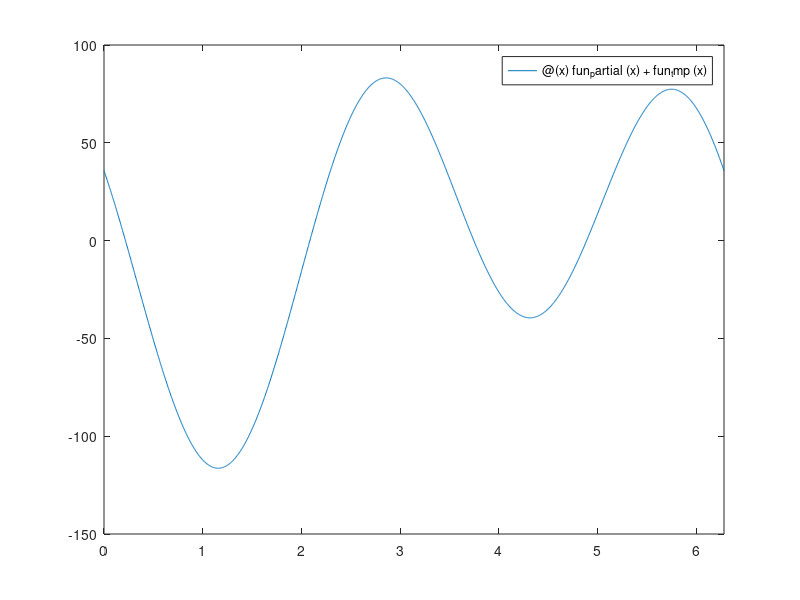
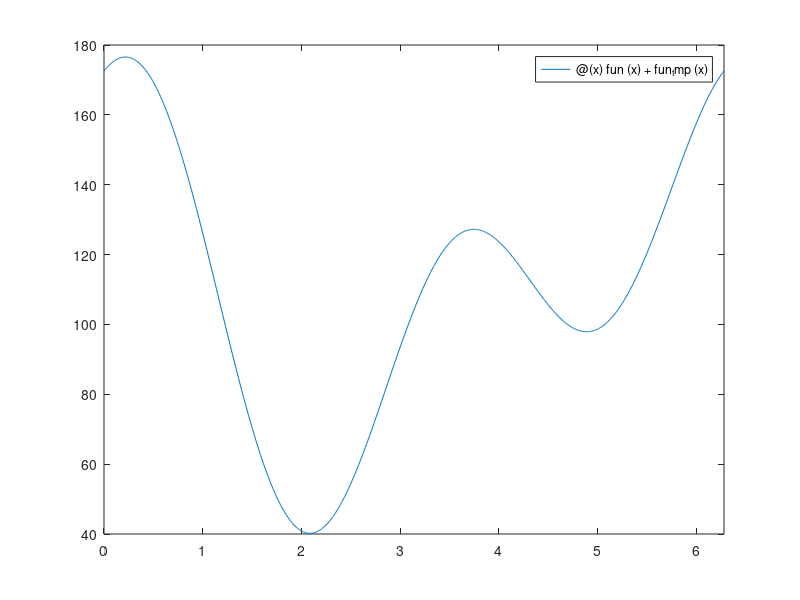

These charts were generated, in order, by the following MATLAB code: (Note: this script raises an error after producing the figures.)

clear

  nTR    = 3;
  nvoxel = 5;
  nsubj  = 3;
  N=1
  %use generateSij to precompute S 
  S_datapath = '/mnt/cd/fastscratch/pohsuan/tmp_S_matrix/'
  G_datapath = '/mnt/cd/fastscratch/pohsuan/tmp_G_matrix/'
  Q_datapath = '/mnt/cd/fastscratch/pohsuan/tmp_Q_matrix/'

  clear X

  options.random_seed = 1;
  rng(options.random_seed);
  
  X = zeros(nTR,nvoxel,nsubj);
  S = zeros(nvoxel,nvoxel,nsubj,nTR); 
  Q = zeros(nvoxel,nvoxel,nsubj);
  G = zeros(nvoxel,nvoxel,nTR);

  for i=1:nsubj,
    fprintf('generating Q%d\n',i)
%    Q(:,:,i) = orth(randn(nvoxel,nvoxel));
    Q(:,:,i) = eye(nvoxel,nvoxel);

    X(:,:,i) = randn(nTR,nvoxel);
    for t=1:nTR
      S(:,:,i,t) = X(t,:,i)'*X(t,:,i);
    end
  end
  obj_val = zeros(nsubj,1);
  G_diff = 0;
  for t=1:nTR,
    fprintf(['calculate G' num2str(t) '\n']);
    for i=1:nsubj,
      G(:,:,t) = G(:,:,t) + Q(:,:,i)'*S(:,:,i,t)*Q(:,:,i);
    end
    G_diff = G_diff + norm(G(:,:,t),'fro');
  end
  
  for i=1:nsubj
     for t=1:nTR
        obj_val(i) = obj_val(i) + trace(Q(:,:,i)'*S(:,:,i,t)*Q(:,:,i)*G(:,:,t));
     end
  end
  

  fprintf('G_diff %f\n', G_diff);
  count = 0;
  while G_diff>1e-2
    G
    Q
    count = count+1;
    fprintf('=======================================\n');
    fprintf('%dth obj_val= %d, %d, %d\n',count,obj_val(1),obj_val(2),obj_val(3));
    fprintf('G_diff %f\n', G_diff);

    G_tmp = G;

    for i=1:nsubj,
      fprintf('----subject %d----\n',i);
      %fprintf('Calculate D%d \n',i);
      [U,D,V]=svd(Q(:,:,i),'econ');
      SG = zeros(nvoxel,nvoxel);
      %fprintf('Calculate SG\n');
      for t=1:nTR
        SG = SG + (U'*S(:,:,i,t)*U) .* (V'*G(:,:,t)*V);
        assert(norm(SG-SG','fro')<1e-3,'SG not symmetric')
      end
      %fprintf('Finshed Calculate SG\n'); 
      %fprintf('solve sdp\n');
      
      SD=SG(:,1);
      SD= sign(SD(1))*SD;
      D=diag(sign(SD));
      
      W = eye(nvoxel,nvoxel);
      for n=1:N %N is the amount of pivot
        %fprintf('%d/%d for rotation pivot\n',n,N);
        GS = zeros(nvoxel,nvoxel);
        %fprintf('Calculate GS\n');
        for t=1:nTR
          GS = GS + (D*V'*G(:,:,t)*V*D')*(W'*U'*S(:,:,i,t)*U*W);
        end
        %[p q] = argmax |GS(p,q)-GS(q,p)|
        GS_tmp = GS - GS';
        %[sortedValues,sortIndex] = sort(GS_tmp(:),'descend');
        %idx_count = 1;
        %p = mod((sortIndex(idx_count)-1),nvoxel)+1;
        %q = floor((sortIndex(idx_count)-1)/nvoxel)+1;
        %while(p==q) 
        %    idx_count = idx_count +1;
        %    p = mod((sortIndex(idx_count)-1),nvoxel)+1;
        %    q = floor((sortIndex(idx_count)-1)/nvoxel)+1;
        %end
        [C I] = max(GS_tmp);
        [C q] = max(max(GS_tmp));
        p = I(q);
        %solve partial f / partial theta =0 to get 4 roots
        eq = zeros(nvoxel,1);
        eq(q,1) = 1;
        ep = zeros(nvoxel,1);
        ep(p,1) = 1;
        Z = eq*ep' - ep*eq';
        
        
        %ZSG = zeros(nvoxel,nvoxel);
        %ZZSG = zeros(nvoxel,nvoxel);
        %ZSZG= zeros(nvoxel,nvoxel);
        %ZZSZG= zeros(nvoxel,nvoxel);
        %ZSZZG= zeros(nvoxel,nvoxel);
        %ZZSZZG= zeros(nvoxel,nvoxel);
        %SZG= zeros(nvoxel,nvoxel);
        %SZZG= zeros(nvoxel,nvoxel);
        %ZZSZZG= zeros(nvoxel,nvoxel);
      
        %ZZ = Z*Z;
        %for t=1:nTR
        %  St = (W'*U'*S(:,:,i,t)*U*W);
        %  Gt = (D*V'*G(:,:,t)*V*D');
        %  ZSG = ZSG + Z*St*Gt;
        %  ZZSG = ZZSG + ZZ*St*Gt;
        %  ZSZG = ZSZG + Z*St*Z*Gt;
        %  ZZSZG = ZZSZG + ZZ*St*Z*Gt;
        %  ZSZZG = ZSZZG + Z*St*ZZ*Gt;
        %  ZZSZZG = ZZSZZG + ZZ*St*ZZ*Gt;
        %  SZG = SZG + St*Z*Gt;
        %  SZZG = SZZG + St*ZZ*Gt;
        %  ZZSZZG = ZZSZZG + ZZ*St*ZZ*Gt;
        %end
        %  ZSG = trace(ZSG);
        %  ZZSG = trace(ZZSG);
        %  ZSZG = trace(ZSZG);
        %  ZZSZG = trace(ZZSZG);
        %  ZSZZG = trace(ZSZZG);
        %  ZZSZZG = trace(ZZSZZG);
        %  SZG = trace(SZG);
        %  SZZG = trace(SZZG);
        %  ZZSZZG = trace(ZZSZZG);

        %func = @(x) cos(x)*ZSG + sin(x)*ZZSG + sin(x)*cos(x)*ZSZG ...
        %           + sin(x)^2*ZZSZG + cos(x)*(1-cos(x))*ZSZZG + sin(x)*(1-cos(x))*ZZSZZG...
        %           + cos(x)*SZG + sin(x)*cos(x)*ZSZG + (1-cos(x))*cos(x)*ZZSZG...
        %           + sin(x)*SZZG + sin(x)^2*ZSZZG + (1-cos(x))*sin(x)*ZZSZZG;
        
         fun_partial = @(x) 0;
         for t=1:nTR
           S_t = W'*U'*S(:,:,i,t)*U*W;
           G_t = D*V'*G(:,:,t)*V*D';
           fun_tmp=@(x) trace((cos(x)*Z+sin(x)*Z*Z)'*S_t*(eye(nvoxel)+sin(x)*Z+(1-cos(x))*Z*Z)*G_t ...
                       +(eye(nvoxel)+sin(x)*Z+(1-cos(x))*Z*Z)'*S_t*(cos(x)*Z+sin(x)*Z*Z)*G_t);
           fun_partial = @(x) fun_partial(x) + fun_tmp(x);
         end
        
         fun = @(x) 0;
         for t=1:nTR
           S_t = W'*U'*S(:,:,i,t)*U*W;
           G_t = D*V'*G(:,:,t)*V*D';
           fun_tmp=@(x) trace((eye(nvoxel)+sin(x)*Z+(1-cos(x))*Z*Z)'*S_t*(eye(nvoxel)+sin(x)*Z+(1-cos(x))*Z*Z)*G_t);
           fun = @(x) fun(x) + fun_tmp(x);
         end
         
        
         %figure 
         figure(1)
         fplot(fun_partial,[0 2*pi],1000)
         figure(2)
         fplot(fun,[0 2*pi],1000)

         theta = findAllZeros(fun_partial,4)
         %display(theta); 
         %theta_star = argmax_theta f()
         max_val = fun(theta(1));
         max_idx = 1;
         for y=2:size(theta,2)
            if( fun(theta(y))> max_val)
              max_idx = y;
              max_val = fun(theta(y));
            end
         end
         theta = theta(max_idx)
         W = W * (eye(nvoxel,nvoxel)+sin(theta)*Z + (1-cos(theta))*Z*Z);
      end
      
      %
      obj_val_s1=0;
      for t=1:nTR
         obj_val_s1 = obj_val_s1 + trace(Q(:,:,i)'*S(:,:,i,t)*Q(:,:,i)*G(:,:,t));
      end
      
      Q(:,:,i) = U*W*D*V';
      
      %
      obj_val_s2=0;
      for t=1:nTR
        obj_val_s2 = obj_val_s2 + trace(Q(:,:,i)'*S(:,:,i,t)*Q(:,:,i)*G(:,:,t));
      end
      fprintf('sub %d obj_val difference: %d \n',i,obj_val_s2-obj_val_s1);

    end

    %Update G
    G_diff=0;
    obj_val = zeros(nsubj,1);
    G = zeros(nvoxel,nvoxel,nTR);
    %fprintf('update G\n');
    for t=1:nTR,
      for i=1:nsubj,
        G(:,:,t) = G(:,:,t) + Q(:,:,i)'*S(:,:,i,t)*Q(:,:,i);
        obj_val(i) = obj_val(i) + trace(Q(:,:,i)'*S(:,:,i,t)*Q(:,:,i)*G(:,:,t));
      end
      G_diff = G_diff + norm(G(:,:,t)-G_tmp(:,:,t),'fro');
    end

  end
  save( [ Q_datapath 'Q' ],'Q');
  fprintf('finish CFCH alignment');

